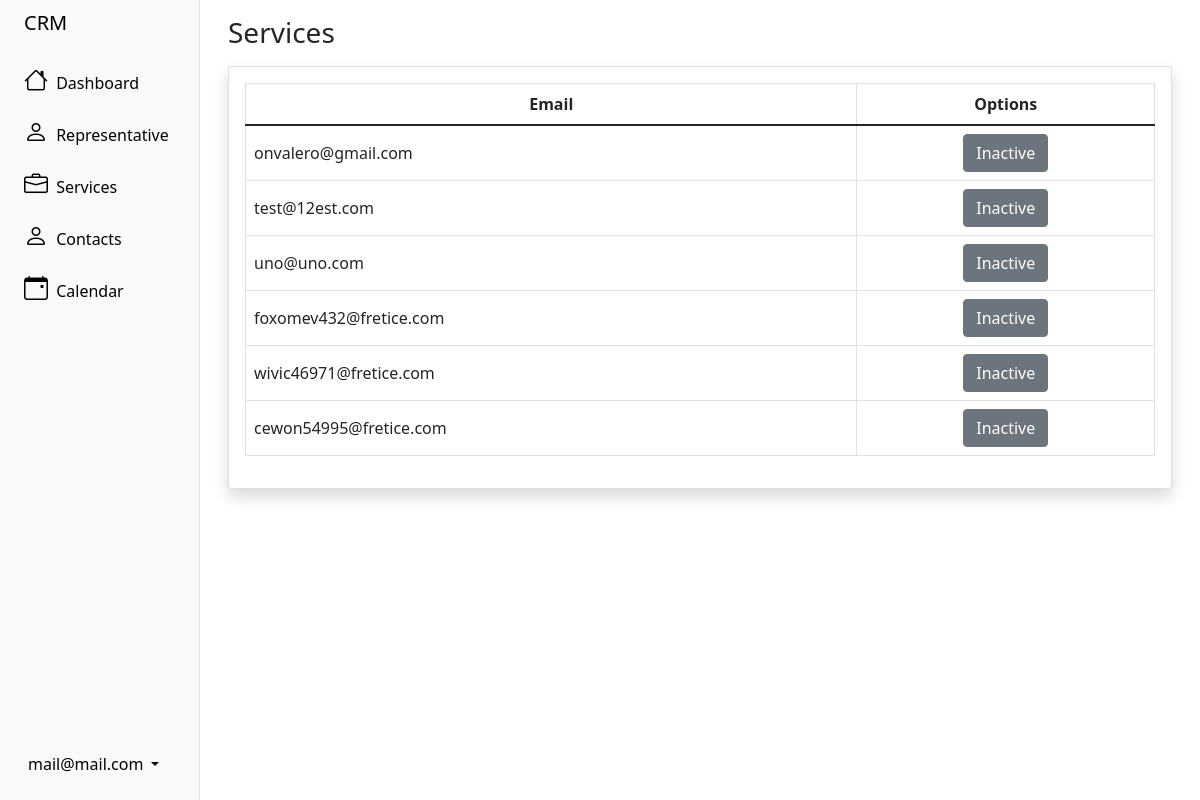
/user/representativeStatus/ (signed in), run on the app's committed database.
### user/models.py (models this page shows, shortened)
class crmUser(AbstractBaseUser):
	status = models.BooleanField('Status', default=True)
	admin_user = models.BooleanField('Admin', default=False)
	name = models.CharField('Name', max_length=100)
	last_name = models.CharField('Last name', max_length=100)
	user_email = models.EmailField('User email', unique=True, max_length=255)
	personal_email = models.EmailField('Personal email', unique=True, max_length=255, blank=True, null=True)
	dni = models.IntegerField('DNI', unique=True, blank=True, null=True)
	address = models.TextField('Address', blank=True, null=True)
	phone_number = models.IntegerField('Phone number', blank=True, null=True)
	country = CountryField('Country', blank=True, null=True)
	objects = crmUserManager()
	USERNAME_FIELD = 'user_email'
	REQUIRED_FIELDS = ['name', 'last_name']
	@property
	def is_staff(self):
		return self.admin_user

### user/views.py (the view)
# urls.py: path('representativeStatus/', representativeStatus, name='representativeStatus'),
@login_required
def representativeStatus(request):
	if request.user.is_staff:
		context = crmUser.objects.filter(admin_user=False)
		return render(request, 'representatives/representatives_status.html', {'context': context})
	else:
		messages.error(request, 'You do not have permission to enter')
		return redirect('dashboard')

### templates/representatives/representatives_status.html (shortened to what this page needs)
{% extends 'sidebar.html' %}
{% block content %}
<div class="container-fluid px-3 mt-3">
    <h1 class="h3 mb-3 text-gray-800">Services</h1>
    <div class="card shadow mb-4">
        <div class="card-body">
            <div class="table-responsive">
                <table class="table table-bordered" id="dataTable" width="100%" cellspacing="0">
                    <thead>
                        <tr>
                            <th>
                                <div class="d-flex justify-content-center align-items-center">
                                    Email
                                </div>
                            </th>
                            <th>
                                <div class="d-flex justify-content-center align-items-center">
                                    Options
                                </div>
                            </th>
                        </tr>
                    </thead>
                    <tbody>
                        {% if context %}
                        {% for row in context %}
                        <tr>
                            <td class="align-middle">{{row.user_email}}</td>
                            <td>
                                <div class="d-flex justify-content-center align-middle">
                                    <a href="{% url 'changeRepresentativeStatus' row.id %}" class="btn {% if row.status %} btn-secondary {% else %} btn-primary {% endif %}">
                                        {% if row.status %}
                                            Inactive
                                        {% else %}
                                            Active
                                        {% endif %}
                                    </a>
                                </div>
                            </td>
                        </tr>
                        {% endfor %}
                        {% endif %}
                    </tbody>
                </table>
            </div>
        </div>
    </div>
</div>
{% endblock content %}

### templates/sidebar.html (shortened to what this page needs)
<!DOCTYPE html>
<html lang="en">
<head>
    <link href="https://cdn.jsdelivr.net/npm/bootstrap@5.1.3/dist/css/bootstrap.min.css" rel="stylesheet">
    <link rel="stylesheet" href="https://cdn.jsdelivr.net/npm/bootstrap-icons@1.6.1/font/bootstrap-icons.css">
</head>
<body>
    <div class="container-fluid overflow-hidden">
        <div class="row flex-nowrap vh-100 overflow-auto">
            <div class="col-auto col-md-3 col-xl-2 px-sm-2 px-0 bg-light border-end sticky-top">
                <div class="d-flex flex-column align-items-center align-items-sm-start px-3 pt-2 text-black min-vh-100 ">
                    <a href="{% url 'dashboard' %}" class="d-flex align-items-center pb-3 mb-md-0 me-md-auto text-black text-decoration-none">
                        <span class="fs-5 d-none d-sm-inline">CRM</span>
                    </a>
                    <ul class="nav nav-pills flex-column mb-sm-auto mb-0 align-items-center align-items-sm-start" id="menu">
                        <li class="nav-item">
                            <a href="{% url 'dashboard' %}" class="nav-link align-middle text-black px-0">
                                <i class="fs-4 bi-house"></i> <span class="ms-1 d-none d-sm-inline">Dashboard</span>
                            </a>
                        </li>
                        {% if request.user.is_staff %}
                        <li>
                            <a href="#submenu1" data-bs-toggle="collapse" class="text-black nav-link px-0 align-middle ">
                                <i class="fs-4 bi-person"></i> <span class="ms-1 d-none d-sm-inline">Representative</span></a>
                        </li>
                        {% endif %}
                        <li>
                            <a href="#submenu2" data-bs-toggle="collapse" class="text-black nav-link px-0 align-middle ">
                                <i class="fs-4 bi-briefcase"></i> <span class="ms-1 d-none d-sm-inline">Services</span></a>
                        </li>
                        <li>
                            <a href="#submenu4" data-bs-toggle="collapse" class="text-black nav-link px-0 align-middle ">
                                <i class="fs-4 bi-person"></i> <span class="ms-1 d-none d-sm-inline">Contacts</span></a>
                        </li>
                        <li>
                            <a href="#submenu5" data-bs-toggle="collapse" class="text-black nav-link px-0 align-middle ">
                                <i class="fs-4 bi-calendar-event"></i> <span class="ms-1 d-none d-sm-inline">Calendar</span></a>
                        </li>
                    </ul>
                    <div class="dropdown pb-4">
                        <a href="#" class="d-flex align-items-center text-black text-decoration-none dropdown-toggle" id="dropdownUser1" data-bs-toggle="dropdown" aria-expanded="false">
                            <span class="d-none d-sm-inline mx-1">{{user.user_email}}</span>
                        </a>
                    </div>
                </div>
            </div>
            <div class="col">
                {% block content %} {% endblock content %}
            </div>
        </div>
    </div>
</body>
</html>

### data on the page
crmUser: user_email "mail@mail.com"
crmUser: user_email "onvalero@gmail.com", status "Inactive"
crmUser: user_email "test@12est.com", status "Inactive"
crmUser: user_email "uno@uno.com", status "Inactive"
crmUser: user_email "foxomev432@fretice.com", status "Inactive"
crmUser: user_email "wivic46971@fretice.com", status "Inactive"
crmUser: user_email "cewon54995@fretice.com", status "Inactive"
